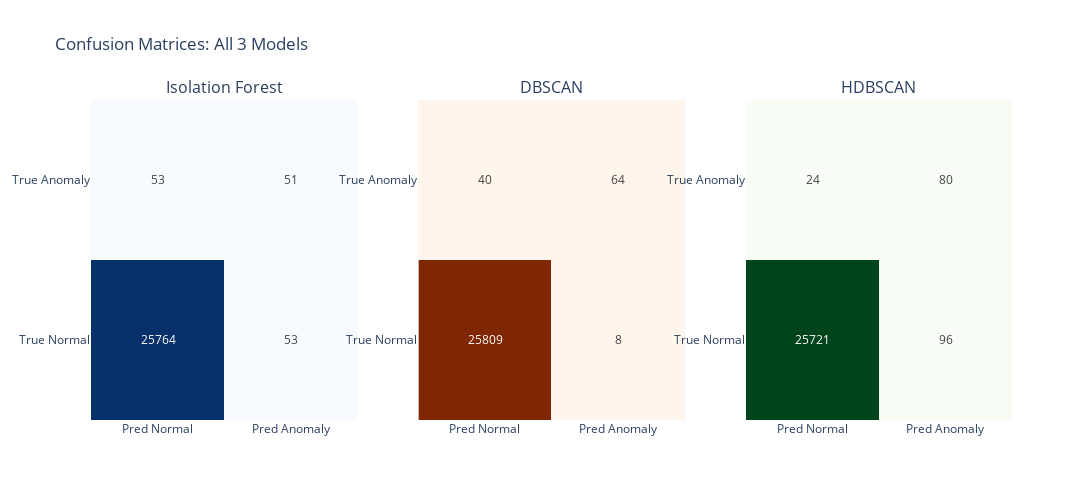

The notebook cell saved with this chart:
### Code cell
# Visualize confusion matrices for all 3 models.
fig = make_subplots(
    rows=1, cols=3,
    subplot_titles=('Isolation Forest', 'DBSCAN', 'HDBSCAN'),
    specs=[[{'type': 'heatmap'}, {'type': 'heatmap'}, {'type': 'heatmap'}]]
)

fig.add_trace(
    go.Heatmap(
        z=cm_iso,
        x=['Pred Normal', 'Pred Anomaly'],
        y=['True Normal', 'True Anomaly'],
        text=cm_iso,
        texttemplate='%{text}',
        colorscale='Blues',
        showscale=False
    ),
    row=1, col=1
)

fig.add_trace(
    go.Heatmap(
        z=cm_dbscan,
        x=['Pred Normal', 'Pred Anomaly'],
        y=['True Normal', 'True Anomaly'],
        text=cm_dbscan,
        texttemplate='%{text}',
        colorscale='Oranges',
        showscale=False
    ),
    row=1, col=2
)

fig.add_trace(
    go.Heatmap(
        z=cm_hdbscan,
        x=['Pred Normal', 'Pred Anomaly'],
        y=['True Normal', 'True Anomaly'],
        text=cm_hdbscan,
        texttemplate='%{text}',
        colorscale='Greens',
        showscale=False
    ),
    row=1, col=3
)

fig.update_layout(
    title='Confusion Matrices: All 3 Models',
    height=500,
    width=1400
)
fig.show()

### Figure 1 — Plotly figure (JSON) as saved in the notebook; plotly's stock layout.template omitted (floating-point values rounded to 4 significant figures)
{"data": [{"colorscale": [[0, "rgb(247,251,255)"], [0.125, "rgb(222,235,247)"], [0.25, "rgb(198,219,239)"], [0.375, "rgb(158,202,225)"], [0.5, "rgb(107,174,214)"], [0.625, "rgb(66,146,198)"], [0.75, "rgb(33,113,181)"], [0.875, "rgb(8,81,156)"], [1, "rgb(8,48,107)"]], "showscale": false, "text": [[25764, 53], [53, 51]], "texttemplate": "%{text}", "type": "heatmap", "x": ["Pred Normal", "Pred Anomaly"], "xaxis": "x", "y": ["True Normal", "True Anomaly"], "yaxis": "y", "z": [[25764, 53], [53, 51]]}, {"colorscale": [[0, "rgb(255,245,235)"], [0.125, "rgb(254,230,206)"], [0.25, "rgb(253,208,162)"], [0.375, "rgb(253,174,107)"], [0.5, "rgb(253,141,60)"], [0.625, "rgb(241,105,19)"], [0.75, "rgb(217,72,1)"], [0.875, "rgb(166,54,3)"], [1, "rgb(127,39,4)"]], "showscale": false, "text": [[25809, 8], [40, 64]], "texttemplate": "%{text}", "type": "heatmap", "x": ["Pred Normal", "Pred Anomaly"], "xaxis": "x2", "y": ["True Normal", "True Anomaly"], "yaxis": "y2", "z": [[25809, 8], [40, 64]]}, {"colorscale": [[0, "rgb(247,252,245)"], [0.125, "rgb(229,245,224)"], [0.25, "rgb(199,233,192)"], [0.375, "rgb(161,217,155)"], [0.5, "rgb(116,196,118)"], [0.625, "rgb(65,171,93)"], [0.75, "rgb(35,139,69)"], [0.875, "rgb(0,109,44)"], [1, "rgb(0,68,27)"]], "showscale": false, "text": [[25721, 96], [24, 80]], "texttemplate": "%{text}", "type": "heatmap", "x": ["Pred Normal", "Pred Anomaly"], "xaxis": "x3", "y": ["True Normal", "True Anomaly"], "yaxis": "y3", "z": [[25721, 96], [24, 80]]}], "layout": {"annotations": [{"font": {"size": 16}, "showarrow": false, "text": "Isolation Forest", "x": 0.1444, "xanchor": "center", "xref": "paper", "y": 1, "yanchor": "bottom", "yref": "paper"}, {"font": {"size": 16}, "showarrow": false, "text": "DBSCAN", "x": 0.5, "xanchor": "center", "xref": "paper", "y": 1, "yanchor": "bottom", "yref": "paper"}, {"font": {"size": 16}, "showarrow": false, "text": "HDBSCAN", "x": 0.8556, "xanchor": "center", "xref": "paper", "y": 1, "yanchor": "bottom", "yref": "paper"}], "height": 500, "title": {"text": "Confusion Matrices: All 3 Models"}, "width": 1400, "xaxis": {"anchor": "y", "domain": [0, 0.2889]}, "xaxis2": {"anchor": "y2", "domain": [0.3556, 0.6444]}, "xaxis3": {"anchor": "y3", "domain": [0.7111, 1]}, "yaxis": {"anchor": "x", "domain": [0, 1]}, "yaxis2": {"anchor": "x2", "domain": [0, 1]}, "yaxis3": {"anchor": "x3", "domain": [0, 1]}}}
